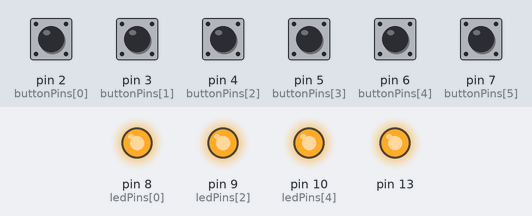
Bench run of a sketch on a simulated Arduino Nano, built with avr-gcc and run on an emulated ATmega328P. Parts: output pins drawn as LEDs (lit = HIGH). The test bench sets the inputs (shaded band); at power-on: pin 2 (buttonPins[0]), pin 3 (buttonPins[1]), pin 4 (buttonPins[2]), pin 5 (buttonPins[3]), pin 6 (buttonPins[4]), pin 7 (buttonPins[5]) HIGH. Pins used as bus, display or sensor lines are not drawn; what the sketch prints to the serial monitor is not drawn.

Above: at 1.2 s.
1.3 s: pin 2 (buttonPins[0]) pulled LOW for 1 s
At 2.8 s:
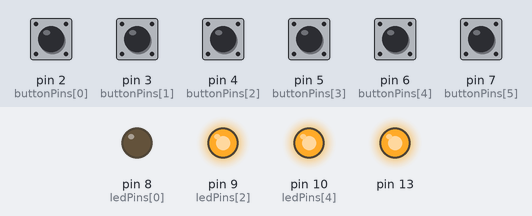
4.5 s: pin 4 (buttonPins[2]) pulled LOW for 0.15 s
At 5.3 s:
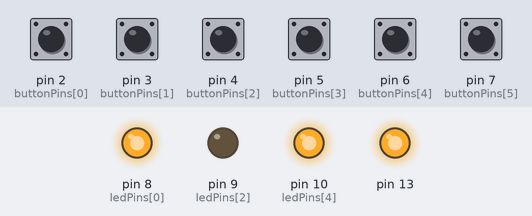
7.0 s: pin 6 (buttonPins[4]) pulled LOW for 0.15 s
At 7.8 s:
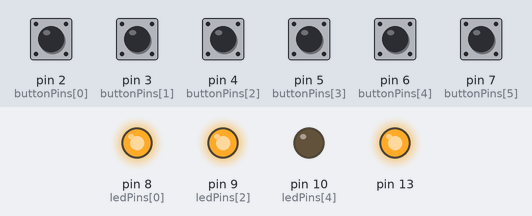
Timing chart, 0 to 10.0 s (numbered marks = the images above; inputs shaded):
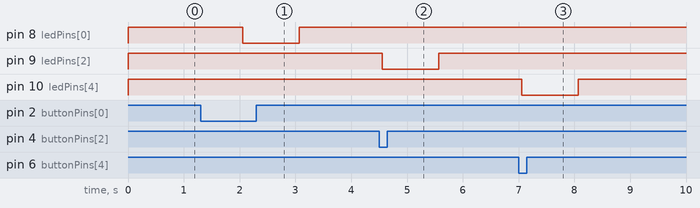

The sketch:

BAPSSerialController.ino
```cpp
/*
  BAPS Serial (Over USB) Controller
  First deployed on an Arduino Nano in the MattchBox by Matthew Stratford, Winter 2018-19
  Keepalive feature added in BAPS Server 2.7.1
*/

// Pins D2 to D7 for BAPS 1 Play, Stop, BAPS 2 Play...
const int noOfPins = 6;
int buttonPins[noOfPins] = {2,3,4,5,6,7};
int buttonDelay[noOfPins];
int buttonStates[noOfPins];
// Pins 8, 9, 10 for BAPS 1,2,3 Play, (stop can also be implemented if more pins are available.)
int ledPins[noOfPins]    = {8,0,9,0,10,0};
int ledTimeouts[noOfPins];
int keepAlive = 100;

// the setup routine runs once when you press reset:
void setup() {
  // initialize serial communication at 2400 bits per second:
  Serial.begin(2400);
  while (!Serial) {
    ; // wait for serial port to connect. Needed for native USB port only
  }
  int j;
  for (j = 0; j < noOfPins; j++) {
  // make the pushbutton's pin an input:
    pinMode(buttonPins[j], INPUT_PULLUP);
    // make the led pins outputs
    // output pin must be high to turn off LEDs.
    pinMode(ledPins[j], OUTPUT);
    digitalWrite(ledPins[j], HIGH);
  }
  // BAPS Conn OK LED
  pinMode(13, OUTPUT);
  digitalWrite(13, HIGH);
}

// the loop routine runs over and over again forever:
void loop() {
  // read the input pin:
  int i;
  for (i = 0; i < noOfPins; i++)
  {
    // Add some debouncing by counting up if the input changes.
    int readValue = digitalRead(buttonPins[i]);
    if (readValue != buttonStates[i]) {
      buttonDelay[i]++;
    } else {
      buttonDelay[i] = 0;
    }
    // If the input pin has changed for 5 loops, it's probably not noise.
    if (buttonDelay[i] > 5) {
      buttonStates[i] = readValue;
      // The input shorts to ground when a button is pressed.
      if (readValue == 0) {
        // Set the LED of the channel triggered to turn on for 100 cycles
        ledTimeouts[i] = 100;
        // BAPS is expecting a raw byte of 1-6 (as defined in the config menu)
        Serial.write(i+1);
      }
    }
    // Light the LED if it currently has a countdown remaining.
    if (ledTimeouts[i] != 0 && ledPins[i] != 0) {
      ledTimeouts[i]--;
      digitalWrite(ledPins[i], LOW);
    } else {
      digitalWrite(ledPins[i], HIGH);
    }
  }
  delay(10);        // delay in between reads for stability
  // Implement keepalive, every second send 255 to the BAPS Server, if it replies, light CONN led.
  keepAlive--;
  if (keepAlive == 0) {
    keepAlive = 1000;
    Serial.write(255);
    byte data[1];
    data[0] = 0;
    Serial.readBytes(data, 1);
    if (data[0] == 255) {
      digitalWrite(13, LOW);
    } else {
      digitalWrite(13, HIGH);
    }
  }
}
```

Measured:
- after the input at 1.3 s, pin 8 (ledPins[0]): HIGH → LOW after 0.76 s, → HIGH 1.0 s later
- after the input at 4.5 s, pin 9 (ledPins[2]): HIGH → LOW after 0.06 s, → HIGH 1.0 s later
- after the input at 7.0 s, pin 10 (ledPins[4]): HIGH → LOW after 0.06 s, → HIGH 1.0 s later
